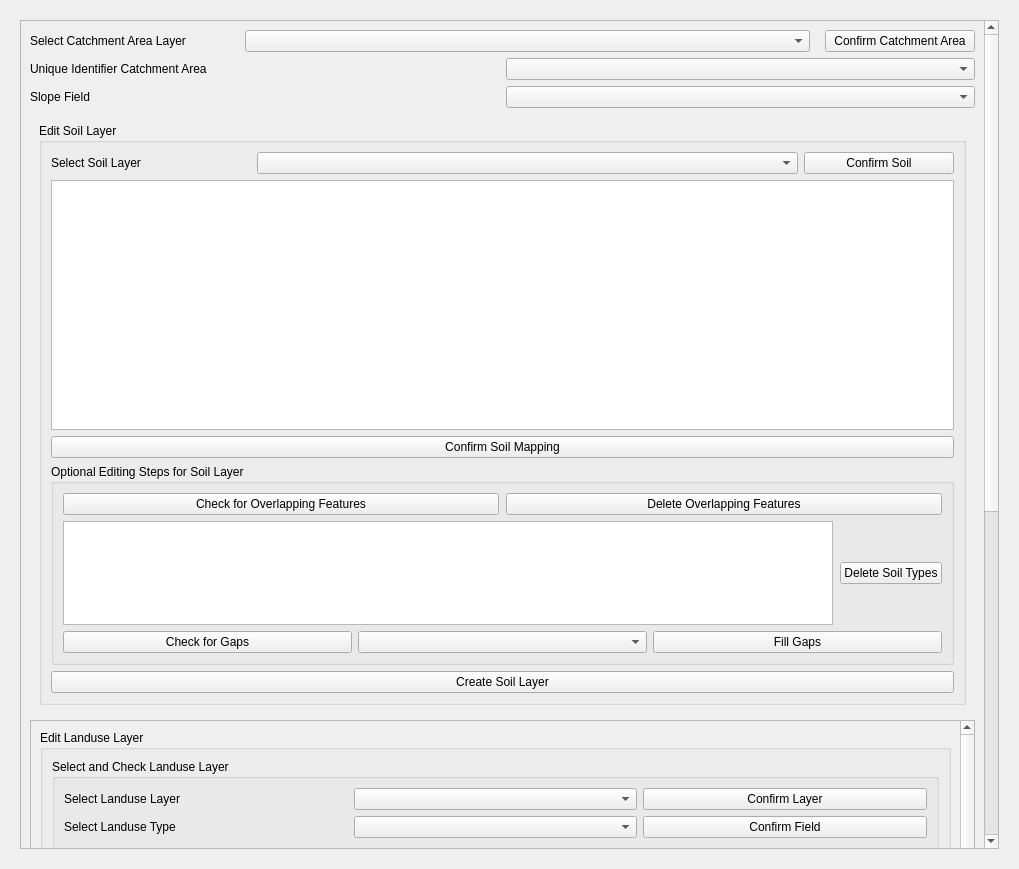
<?xml version="1.0" encoding="UTF-8"?>
<ui version="4.0">
 <class>QTalsimDialogBase</class>
 <widget class="QDialog" name="QTalsimDialogBase">
  <property name="geometry">
   <rect>
    <x>0</x>
    <y>0</y>
    <width>1019</width>
    <height>869</height>
   </rect>
  </property>
  <property name="sizePolicy">
   <sizepolicy hsizetype="MinimumExpanding" vsizetype="MinimumExpanding">
    <horstretch>11</horstretch>
    <verstretch>150</verstretch>
   </sizepolicy>
  </property>
  <property name="minimumSize">
   <size>
    <width>150</width>
    <height>0</height>
   </size>
  </property>
  <property name="windowTitle">
   <string>QTalsim</string>
  </property>
  <property name="toolTip">
   <string extracomment="Mode to eliminate Gaps."/>
  </property>
  <property name="sizeGripEnabled">
   <bool>false</bool>
  </property>
  <layout class="QHBoxLayout" name="horizontalLayout_3">
   <property name="sizeConstraint">
    <enum>QLayout::SetNoConstraint</enum>
   </property>
   <item>
    <widget class="QWidget" name="topWidget" native="true">
     <property name="sizePolicy">
      <sizepolicy hsizetype="MinimumExpanding" vsizetype="MinimumExpanding">
       <horstretch>10</horstretch>
       <verstretch>0</verstretch>
      </sizepolicy>
     </property>
     <layout class="QVBoxLayout" name="verticalLayout_2">
      <item>
       <widget class="QScrollArea" name="scrollArea_2">
        <property name="widgetResizable">
         <bool>true</bool>
        </property>
        <widget class="QWidget" name="scrollAreaWidgetContents_4">
         <property name="geometry">
          <rect>
           <x>0</x>
           <y>-609</y>
           <width>952</width>
           <height>1432</height>
          </rect>
         </property>
         <layout class="QVBoxLayout" name="verticalLayout">
          <item>
           <layout class="QVBoxLayout" name="layerLayout">
            <item>
             <layout class="QHBoxLayout" name="horizontalLayout">
              <property name="spacing">
               <number>15</number>
              </property>
              <item>
               <widget class="QLabel" name="labelEZG">
                <property name="minimumSize">
                 <size>
                  <width>200</width>
                  <height>0</height>
                 </size>
                </property>
                <property name="maximumSize">
                 <size>
                  <width>200</width>
                  <height>200</height>
                 </size>
                </property>
                <property name="text">
                 <string>Select Catchment Area Layer</string>
                </property>
               </widget>
              </item>
              <item>
               <widget class="QComboBox" name="comboboxEZGLayer">
                <property name="sizePolicy">
                 <sizepolicy hsizetype="MinimumExpanding" vsizetype="Fixed">
                  <horstretch>10</horstretch>
                  <verstretch>0</verstretch>
                 </sizepolicy>
                </property>
                <property name="minimumSize">
                 <size>
                  <width>0</width>
                  <height>0</height>
                 </size>
                </property>
                <property name="sizeIncrement">
                 <size>
                  <width>500</width>
                  <height>0</height>
                 </size>
                </property>
                <property name="baseSize">
                 <size>
                  <width>500</width>
                  <height>0</height>
                 </size>
                </property>
               </widget>
              </item>
              <item>
               <widget class="QPushButton" name="onEZG">
                <property name="minimumSize">
                 <size>
                  <width>150</width>
                  <height>0</height>
                 </size>
                </property>
                <property name="text">
                 <string>Confirm Catchment Area</string>
                </property>
               </widget>
              </item>
             </layout>
            </item>
           </layout>
          </item>
          <item>
           <layout class="QHBoxLayout" name="horizontalLayout_7">
            <item>
             <widget class="QLabel" name="labelUICatchment">
              <property name="text">
               <string>Unique Identifier Catchment Area</string>
              </property>
             </widget>
            </item>
            <item>
             <widget class="QComboBox" name="comboboxUICatchment">
              <property name="minimumSize">
               <size>
                <width>70</width>
                <height>0</height>
               </size>
              </property>
             </widget>
            </item>
           </layout>
          </item>
          <item>
           <layout class="QHBoxLayout" name="horizontalLayout_12">
            <item>
             <widget class="QLabel" name="labelSlopeField">
              <property name="text">
               <string>Slope Field</string>
              </property>
             </widget>
            </item>
            <item>
             <widget class="QComboBox" name="comboboxSlopeField"/>
            </item>
           </layout>
          </item>
          <item>
           <widget class="QWidget" name="soilWidget" native="true">
            <property name="minimumSize">
             <size>
              <width>0</width>
              <height>600</height>
             </size>
            </property>
            <layout class="QHBoxLayout" name="horizontalLayout_2">
             <item>
              <widget class="QgsCollapsibleGroupBox" name="soilGroupBox">
               <property name="title">
                <string>Edit Soil Layer</string>
               </property>
               <layout class="QVBoxLayout" name="verticalLayout_11">
                <item>
                 <layout class="QHBoxLayout" name="horizontalLayout_8">
                  <item>
                   <widget class="QLabel" name="labelSoil">
                    <property name="minimumSize">
                     <size>
                      <width>200</width>
                      <height>0</height>
                     </size>
                    </property>
                    <property name="text">
                     <string>Select Soil Layer</string>
                    </property>
                   </widget>
                  </item>
                  <item>
                   <widget class="QComboBox" name="comboboxSoilLayer">
                    <property name="sizePolicy">
                     <sizepolicy hsizetype="MinimumExpanding" vsizetype="Fixed">
                      <horstretch>10</horstretch>
                      <verstretch>0</verstretch>
                     </sizepolicy>
                    </property>
                    <property name="minimumSize">
                     <size>
                      <width>50</width>
                      <height>0</height>
                     </size>
                    </property>
                    <property name="maximumSize">
                     <size>
                      <width>1677215</width>
                      <height>16777215</height>
                     </size>
                    </property>
                    <property name="sizeIncrement">
                     <size>
                      <width>500</width>
                      <height>0</height>
                     </size>
                    </property>
                    <property name="baseSize">
                     <size>
                      <width>500</width>
                      <height>0</height>
                     </size>
                    </property>
                   </widget>
                  </item>
                  <item>
                   <widget class="QPushButton" name="onSoil">
                    <property name="minimumSize">
                     <size>
                      <width>150</width>
                      <height>0</height>
                     </size>
                    </property>
                    <property name="toolTip">
                     <string/>
                    </property>
                    <property name="text">
                     <string>Confirm Soil</string>
                    </property>
                   </widget>
                  </item>
                 </layout>
                </item>
                <item>
                 <layout class="QVBoxLayout" name="verticalLayout_17">
                  <item>
                   <widget class="QTableWidget" name="tableSoilMapping">
                    <property name="minimumSize">
                     <size>
                      <width>0</width>
                      <height>250</height>
                     </size>
                    </property>
                   </widget>
                  </item>
                  <item>
                   <widget class="QPushButton" name="onConfirmSoilMapping">
                    <property name="minimumSize">
                     <size>
                      <width>150</width>
                      <height>0</height>
                     </size>
                    </property>
                    <property name="text">
                     <string>Confirm Soil Mapping</string>
                    </property>
                   </widget>
                  </item>
                 </layout>
                </item>
                <item>
                 <layout class="QVBoxLayout" name="verticalLayout_10">
                  <item>
                   <widget class="QgsCollapsibleGroupBox" name="groupboxSoilOptional">
                    <property name="enabled">
                     <bool>true</bool>
                    </property>
                    <property name="sizePolicy">
                     <sizepolicy hsizetype="Expanding" vsizetype="Expanding">
                      <horstretch>0</horstretch>
                      <verstretch>1</verstretch>
                     </sizepolicy>
                    </property>
                    <property name="title">
                     <string>Optional Editing Steps for Soil Layer </string>
                    </property>
                    <layout class="QVBoxLayout" name="verticalLayout_23">
                     <item>
                      <layout class="QHBoxLayout" name="horizontalLayout_16">
                       <property name="spacing">
                        <number>7</number>
                       </property>
                       <item>
                        <widget class="QPushButton" name="onOverlappingSoils">
                         <property name="text">
                          <string>Check for Overlapping Features</string>
                         </property>
                        </widget>
                       </item>
                       <item>
                        <widget class="QPushButton" name="onDeleteOverlappingSoilFeatures">
                         <property name="text">
                          <string>Delete Overlapping Features</string>
                         </property>
                        </widget>
                       </item>
                      </layout>
                     </item>
                     <item>
                      <layout class="QHBoxLayout" name="horizontalLayout_13">
                       <property name="spacing">
                        <number>7</number>
                       </property>
                       <item>
                        <widget class="QListWidget" name="soilTypesDelete">
                         <property name="minimumSize">
                          <size>
                           <width>0</width>
                           <height>50</height>
                          </size>
                         </property>
                         <property name="selectionMode">
                          <enum>QAbstractItemView::MultiSelection</enum>
                         </property>
                        </widget>
                       </item>
                       <item>
                        <widget class="QPushButton" name="onSoilTypeDelete">
                         <property name="sizePolicy">
                          <sizepolicy hsizetype="Minimum" vsizetype="Fixed">
                           <horstretch>0</horstretch>
                           <verstretch>0</verstretch>
                          </sizepolicy>
                         </property>
                         <property name="text">
                          <string>Delete Soil Types</string>
                         </property>
                        </widget>
                       </item>
                      </layout>
                     </item>
                     <item>
                      <layout class="QHBoxLayout" name="horizontalGapsSoil">
                       <item>
                        <widget class="QPushButton" name="onCheckGapsSoil">
                         <property name="sizePolicy">
                          <sizepolicy hsizetype="Minimum" vsizetype="Expanding">
                           <horstretch>0</horstretch>
                           <verstretch>0</verstretch>
                          </sizepolicy>
                         </property>
                         <property name="text">
                          <string>Check for Gaps</string>
                         </property>
                        </widget>
                       </item>
                       <item>
                        <widget class="QComboBox" name="comboboxModeEliminateSoil">
                         <property name="sizePolicy">
                          <sizepolicy hsizetype="Preferred" vsizetype="Expanding">
                           <horstretch>0</horstretch>
                           <verstretch>0</verstretch>
                          </sizepolicy>
                         </property>
                         <property name="toolTip">
                          <string extracomment="Mode to eliminate Gaps."/>
                         </property>
                        </widget>
                       </item>
                       <item>
                        <widget class="QPushButton" name="onFillGapsSoil">
                         <property name="sizePolicy">
                          <sizepolicy hsizetype="Minimum" vsizetype="Expanding">
                           <horstretch>0</horstretch>
                           <verstretch>0</verstretch>
                          </sizepolicy>
                         </property>
                         <property name="text">
                          <string>Fill Gaps</string>
                         </property>
                        </widget>
                       </item>
                      </layout>
                     </item>
                    </layout>
                   </widget>
                  </item>
                 </layout>
                </item>
                <item>
                 <layout class="QVBoxLayout" name="verticalLayout_19">
                  <item>
                   <widget class="QPushButton" name="onCreateSoilLayer">
                    <property name="text">
                     <string>Create Soil Layer</string>
                    </property>
                   </widget>
                  </item>
                 </layout>
                </item>
               </layout>
              </widget>
             </item>
            </layout>
           </widget>
          </item>
          <item>
           <widget class="QScrollArea" name="scrollArea">
            <property name="minimumSize">
             <size>
              <width>0</width>
              <height>500</height>
             </size>
            </property>
            <property name="widgetResizable">
             <bool>true</bool>
            </property>
            <widget class="QWidget" name="scrollAreaWidgetContents_2">
             <property name="geometry">
              <rect>
               <x>0</x>
               <y>-524</y>
               <width>907</width>
               <height>1022</height>
              </rect>
             </property>
             <property name="sizePolicy">
              <sizepolicy hsizetype="MinimumExpanding" vsizetype="MinimumExpanding">
               <horstretch>11</horstretch>
               <verstretch>100</verstretch>
              </sizepolicy>
             </property>
             <layout class="QVBoxLayout" name="verticalLayout_3">
              <property name="spacing">
               <number>0</number>
              </property>
              <property name="leftMargin">
               <number>0</number>
              </property>
              <property name="topMargin">
               <number>0</number>
              </property>
              <property name="rightMargin">
               <number>0</number>
              </property>
              <property name="bottomMargin">
               <number>0</number>
              </property>
              <item>
               <widget class="QWidget" name="widget" native="true">
                <property name="minimumSize">
                 <size>
                  <width>500</width>
                  <height>700</height>
                 </size>
                </property>
                <layout class="QVBoxLayout" name="verticalLayout_6">
                 <item>
                  <widget class="QgsCollapsibleGroupBox" name="mGroupBox">
                   <property name="enabled">
                    <bool>true</bool>
                   </property>
                   <property name="sizePolicy">
                    <sizepolicy hsizetype="Expanding" vsizetype="Expanding">
                     <horstretch>11</horstretch>
                     <verstretch>100</verstretch>
                    </sizepolicy>
                   </property>
                   <property name="minimumSize">
                    <size>
                     <width>500</width>
                     <height>700</height>
                    </size>
                   </property>
                   <property name="maximumSize">
                    <size>
                     <width>4000</width>
                     <height>16777215</height>
                    </size>
                   </property>
                   <property name="title">
                    <string>Edit Landuse Layer</string>
                   </property>
                   <property name="alignment">
                    <set>Qt::AlignLeading|Qt::AlignLeft|Qt::AlignTop</set>
                   </property>
                   <property name="flat">
                    <bool>false</bool>
                   </property>
                   <property name="checkable">
                    <bool>false</bool>
                   </property>
                   <property name="collapsed">
                    <bool>false</bool>
                   </property>
                   <property name="saveCollapsedState">
                    <bool>true</bool>
                   </property>
                   <property name="saveCheckedState">
                    <bool>false</bool>
                   </property>
                   <layout class="QVBoxLayout" name="verticalLayout_7" stretch="0,5,0,5,0">
                    <item>
                     <widget class="QGroupBox" name="Landuse">
                      <property name="title">
                       <string>Select and Check Landuse Layer</string>
                      </property>
                      <layout class="QGridLayout" name="gridLayout_2">
                       <item row="2" column="1">
                        <widget class="QComboBox" name="comboboxLanduseFields">
                         <property name="sizePolicy">
                          <sizepolicy hsizetype="Preferred" vsizetype="MinimumExpanding">
                           <horstretch>0</horstretch>
                           <verstretch>0</verstretch>
                          </sizepolicy>
                         </property>
                        </widget>
                       </item>
                       <item row="2" column="2">
                        <widget class="QPushButton" name="onLanduseField">
                         <property name="toolTip">
                          <string>Select the field with the land use types in order to be able to make an assignment to the Talsim land use types.</string>
                         </property>
                         <property name="text">
                          <string>Confirm Field</string>
                         </property>
                        </widget>
                       </item>
                       <item row="0" column="0">
                        <widget class="QLabel" name="labelLanduse">
                         <property name="text">
                          <string>Select Landuse Layer</string>
                         </property>
                        </widget>
                       </item>
                       <item row="0" column="1">
                        <widget class="QComboBox" name="comboboxLanduseLayer">
                         <property name="sizePolicy">
                          <sizepolicy hsizetype="Preferred" vsizetype="MinimumExpanding">
                           <horstretch>0</horstretch>
                           <verstretch>0</verstretch>
                          </sizepolicy>
                         </property>
                        </widget>
                       </item>
                       <item row="2" column="0">
                        <widget class="QLabel" name="labelField">
                         <property name="text">
                          <string>Select Landuse Type</string>
                         </property>
                        </widget>
                       </item>
                       <item row="0" column="2">
                        <widget class="QPushButton" name="onLanduseLayer">
                         <property name="toolTip">
                          <string/>
                         </property>
                         <property name="text">
                          <string>Confirm Layer</string>
                         </property>
                        </widget>
                       </item>
                      </layout>
                     </widget>
                    </item>
                    <item>
                     <layout class="QHBoxLayout" name="horizontalLayout_4">
                      <item>
                       <widget class="QGroupBox" name="groupBox_3">
                        <property name="toolTip">
                         <string>Upload CSV file with the Talsim land use types. Field &quot;Name&quot; should contain the land use types.</string>
                        </property>
                        <property name="title">
                         <string>Upload Talsim Landuse Names and Parameters</string>
                        </property>
                        <layout class="QHBoxLayout" name="horizontalLayout_6">
                         <item>
                          <layout class="QVBoxLayout" name="verticalLayout_9" stretch="5,15">
                           <property name="spacing">
                            <number>7</number>
                           </property>
                           <property name="sizeConstraint">
                            <enum>QLayout::SetMinimumSize</enum>
                           </property>
                           <item>
                            <layout class="QHBoxLayout" name="horizontalLayout_5">
                             <item>
                              <widget class="QTextEdit" name="csvPath">
                               <property name="maximumSize">
                                <size>
                                 <width>16777215</width>
                                 <height>60</height>
                                </size>
                               </property>
                              </widget>
                             </item>
                             <item>
                              <widget class="QPushButton" name="onLanduseTalsimCSV">
                               <property name="text">
                                <string>Select CSV-File</string>
                               </property>
                              </widget>
                             </item>
                            </layout>
                           </item>
                           <item>
                            <widget class="QGroupBox" name="groupBox">
                             <property name="maximumSize">
                              <size>
                               <width>16777215</width>
                               <height>100</height>
                              </size>
                             </property>
                             <property name="title">
                              <string>Delimiter</string>
                             </property>
                             <layout class="QGridLayout" name="gridLayout_5">
                              <item row="1" column="0">
                               <widget class="QRadioButton" name="radioButtonSemicolon">
                                <property name="text">
                                 <string>Semicolon</string>
                                </property>
                               </widget>
                              </item>
                              <item row="0" column="0">
                               <widget class="QRadioButton" name="radioButtonComma">
                                <property name="text">
                                 <string>Comma</string>
                                </property>
                                <property name="checked">
                                 <bool>true</bool>
                                </property>
                               </widget>
                              </item>
                              <item row="0" column="1">
                               <widget class="QRadioButton" name="radioButtonTabulator">
                                <property name="text">
                                 <string>Tabulator</string>
                                </property>
                               </widget>
                              </item>
                              <item row="1" column="1">
                               <widget class="QRadioButton" name="radioButtonSpace">
                                <property name="text">
                                 <string>Space</string>
                                </property>
                               </widget>
                              </item>
                              <item row="0" column="2">
                               <widget class="QRadioButton" name="radioButtonOtherDel">
                                <property name="text">
                                 <string>Other</string>
                                </property>
                               </widget>
                              </item>
                              <item row="0" column="3">
                               <widget class="QTextEdit" name="textOther">
                                <property name="minimumSize">
                                 <size>
                                  <width>0</width>
                                  <height>30</height>
                                 </size>
                                </property>
                               </widget>
                              </item>
                             </layout>
                            </widget>
                           </item>
                          </layout>
                         </item>
                        </layout>
                       </widget>
                      </item>
                     </layout>
                    </item>
                    <item>
                     <layout class="QHBoxLayout" name="horizontalLayout_9"/>
                    </item>
                    <item>
                     <layout class="QVBoxLayout" name="verticalLayout_5">
                      <item>
                       <widget class="QPushButton" name="onLanduseStart">
                        <property name="text">
                         <string>Start Landuse Mapping</string>
                        </property>
                       </widget>
                      </item>
                      <item>
                       <widget class="QTableWidget" name="tableLanduseMapping">
                        <property name="sizePolicy">
                         <sizepolicy hsizetype="Expanding" vsizetype="MinimumExpanding">
                          <horstretch>0</horstretch>
                          <verstretch>0</verstretch>
                         </sizepolicy>
                        </property>
                        <property name="minimumSize">
                         <size>
                          <width>0</width>
                          <height>400</height>
                         </size>
                        </property>
                       </widget>
                      </item>
                      <item>
                       <widget class="QPushButton" name="onLanduseConfirm">
                        <property name="toolTip">
                         <string>Talsim land use is added to each feature, #unwanted land use types are deleted.</string>
                        </property>
                        <property name="text">
                         <string>Confirm Landuse Mapping</string>
                        </property>
                       </widget>
                      </item>
                      <item>
                       <widget class="QgsCollapsibleGroupBox" name="mGroupBox_2">
                        <property name="title">
                         <string>Optional Editing Steps for Landuse Layer</string>
                        </property>
                        <layout class="QVBoxLayout" name="verticalLayout_24">
                         <item>
                          <layout class="QHBoxLayout" name="horizontalLayout_14">
                           <item>
                            <widget class="QPushButton" name="onCheckOverlappingLanduse">
                             <property name="text">
                              <string>Check for Overlapping Features</string>
                             </property>
                            </widget>
                           </item>
                           <item>
                            <widget class="QPushButton" name="onDeleteOverlapsLanduse">
                             <property name="text">
                              <string>Delete Overlapping Features</string>
                             </property>
                            </widget>
                           </item>
                          </layout>
                         </item>
                         <item>
                          <layout class="QHBoxLayout" name="horizontalLayout_10">
                           <item>
                            <widget class="QPushButton" name="onCheckGapsLanduse">
                             <property name="text">
                              <string>Check for Gaps</string>
                             </property>
                            </widget>
                           </item>
                           <item>
                            <widget class="QComboBox" name="comboboxModeEliminateLanduse"/>
                           </item>
                           <item>
                            <widget class="QPushButton" name="onFillGapsLanduse">
                             <property name="text">
                              <string>Fill Gaps</string>
                             </property>
                            </widget>
                           </item>
                          </layout>
                         </item>
                        </layout>
                       </widget>
                      </item>
                     </layout>
                    </item>
                    <item>
                     <widget class="QPushButton" name="onCreateLanduseLayer">
                      <property name="text">
                       <string>Create Talsim Landuse Layer</string>
                      </property>
                     </widget>
                    </item>
                   </layout>
                  </widget>
                 </item>
                </layout>
               </widget>
              </item>
             </layout>
            </widget>
           </widget>
          </item>
          <item>
           <widget class="QWidget" name="widget_2" native="true">
            <layout class="QVBoxLayout" name="verticalLayout_12">
             <item>
              <widget class="QGroupBox" name="groupboxIntersect">
               <property name="toolTip">
                <string>Layers (catchment area, soil, land use) are intersected with each other. Too small HRUs can be deleted.</string>
               </property>
               <property name="title">
                <string>Intersection of Layers</string>
               </property>
               <layout class="QHBoxLayout" name="horizontalLayout_18">
                <item>
                 <layout class="QVBoxLayout" name="verticalLayout_13">
                  <item>
                   <widget class="QCheckBox" name="checkboxIntersectMinSizeArea">
                    <property name="toolTip">
                     <string>The minimum size of the HRUs can be defined here. </string>
                    </property>
                    <property name="text">
                     <string>Minimum Size of Hydrologic Response Units (HRUs) [m²]</string>
                    </property>
                   </widget>
                  </item>
                  <item>
                   <widget class="QDoubleSpinBox" name="spinboxIntersectMinSizeArea">
                    <property name="maximum">
                     <double>100000.000000000000000</double>
                    </property>
                   </widget>
                  </item>
                 </layout>
                </item>
                <item>
                 <layout class="QVBoxLayout" name="verticalLayout_14">
                  <item>
                   <widget class="QCheckBox" name="checkboxIntersectShareofArea">
                    <property name="toolTip">
                     <string>Minimum share of HRUs in the respective catchment area can be defined here.</string>
                    </property>
                    <property name="text">
                     <string>Minmum share of HRUs in catchment area [%]</string>
                    </property>
                   </widget>
                  </item>
                  <item>
                   <widget class="QDoubleSpinBox" name="spinboxIntersectShareofArea">
                    <property name="decimals">
                     <number>5</number>
                    </property>
                    <property name="maximum">
                     <double>100.000000000000000</double>
                    </property>
                   </widget>
                  </item>
                 </layout>
                </item>
                <item>
                 <layout class="QVBoxLayout" name="verticalLayout_4">
                  <item>
                   <widget class="QComboBox" name="comboboxEliminateModes">
                    <property name="toolTip">
                     <string extracomment="Mode to eliminate unwanted areas."/>
                    </property>
                   </widget>
                  </item>
                  <item>
                   <widget class="QPushButton" name="onPerformIntersect">
                    <property name="toolTip">
                     <string notr="true"/>
                    </property>
                    <property name="text">
                     <string>Intersect the Layers</string>
                    </property>
                   </widget>
                  </item>
                 </layout>
                </item>
               </layout>
              </widget>
             </item>
             <item>
              <layout class="QHBoxLayout" name="horizontalLayout_11">
               <item>
                <widget class="QTextEdit" name="outputPath">
                 <property name="minimumSize">
                  <size>
                   <width>0</width>
                   <height>30</height>
                  </size>
                 </property>
                </widget>
               </item>
               <item>
                <widget class="QPushButton" name="onOutputFolder">
                 <property name="text">
                  <string>Select Output-Folder</string>
                 </property>
                </widget>
               </item>
              </layout>
             </item>
            </layout>
           </widget>
          </item>
          <item>
           <widget class="QDialogButtonBox" name="button_box">
            <property name="locale">
             <locale language="English" country="UnitedStates"/>
            </property>
            <property name="orientation">
             <enum>Qt::Horizontal</enum>
            </property>
            <property name="standardButtons">
             <set>QDialogButtonBox::Cancel|QDialogButtonBox::Ok</set>
            </property>
           </widget>
          </item>
         </layout>
        </widget>
       </widget>
      </item>
     </layout>
    </widget>
   </item>
  </layout>
 </widget>
 <customwidgets>
  <customwidget>
   <class>QgsCollapsibleGroupBox</class>
   <extends>QGroupBox</extends>
   <header>qgscollapsiblegroupbox.h</header>
   <container>1</container>
  </customwidget>
 </customwidgets>
 <resources/>
 <connections>
  <connection>
   <sender>button_box</sender>
   <signal>accepted()</signal>
   <receiver>QTalsimDialogBase</receiver>
   <slot>accept()</slot>
   <hints>
    <hint type="sourcelabel">
     <x>20</x>
     <y>20</y>
    </hint>
    <hint type="destinationlabel">
     <x>20</x>
     <y>20</y>
    </hint>
   </hints>
  </connection>
  <connection>
   <sender>button_box</sender>
   <signal>rejected()</signal>
   <receiver>QTalsimDialogBase</receiver>
   <slot>reject()</slot>
   <hints>
    <hint type="sourcelabel">
     <x>20</x>
     <y>20</y>
    </hint>
    <hint type="destinationlabel">
     <x>20</x>
     <y>20</y>
    </hint>
   </hints>
  </connection>
 </connections>
</ui>
